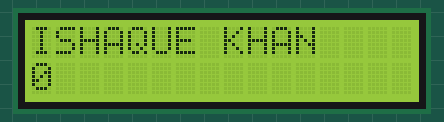
Recording of a sketch running on a simulated Arduino Uno, built with avr-gcc and run on an emulated ATmega328P. On the bench: 16×2 character LCD.

Above: at 0.1 s.
At 4.1 s:
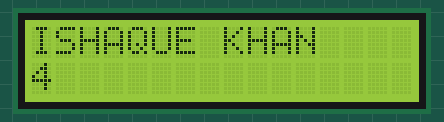
At 9.1 s:
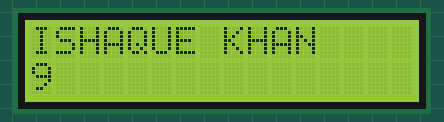
At 19.1 s:
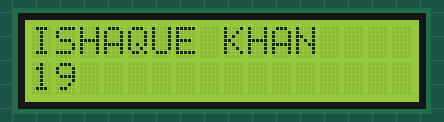
At 29.1 s:
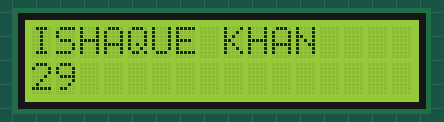
At 39.1 s:
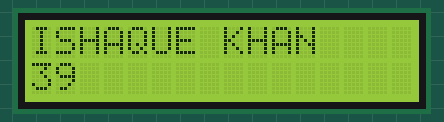

The sketch:

LCD_Reporsitory.ino.ino
```cpp
// Ishaque Khan Coding
#include <LiquidCrystal.h>

LiquidCrystal lcd(2,3,4,5,6,7);

void setup()
{
  lcd.begin(16,2);
  lcd.print("ISHAQUE KHAN");
}

void loop()
{

  lcd.setCursor(0,1);
  lcd.print(millis() / 1000);
}
```

Measured:
- what the display in image 1 shows lasts 1.0 s, from 4.0 s to 5.0 s
